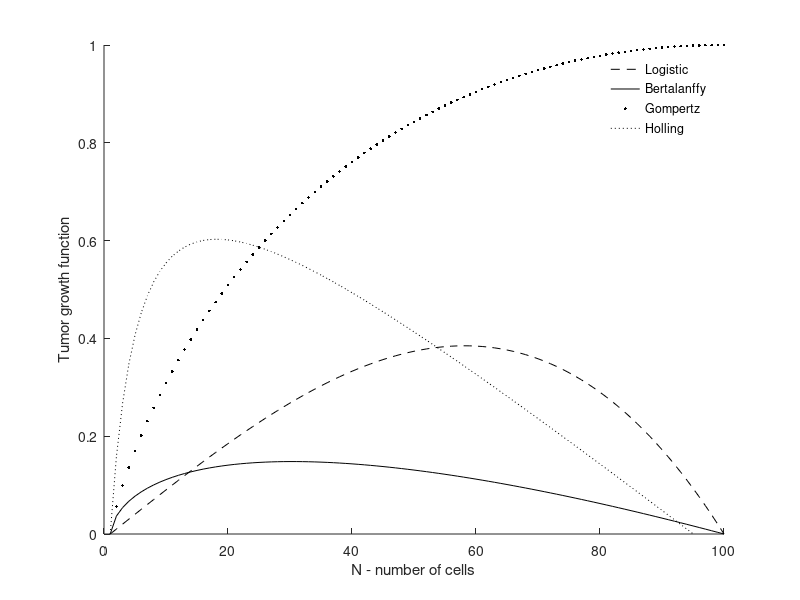

Source code (MATLAB):
% simple / scalar plot of the growth rules
close all;
N = linspace(0, 1);
alpha = 1;
beta = 1;
k = 0.05;
logistic = alpha*N.*(1 - beta*N.^2);
gompertz = N.*(beta - alpha*log(N));
bertalanffy = alpha * N.^(2/3) - beta * N;
holling = (alpha * N)./(k + N) - beta * N;
figure; set(gcf, 'color', 'w');
plot(logistic,'k--'); hold on;
plot(bertalanffy, 'k-');
plot(gompertz,'k.');
plot(holling, 'k:');box off;
legend('Logistic','Bertalanffy', 'Gompertz', 'Holling'); legend boxoff;
xlabel('N - number of cells'); ylabel('Tumor growth function');
ylim([0,1])